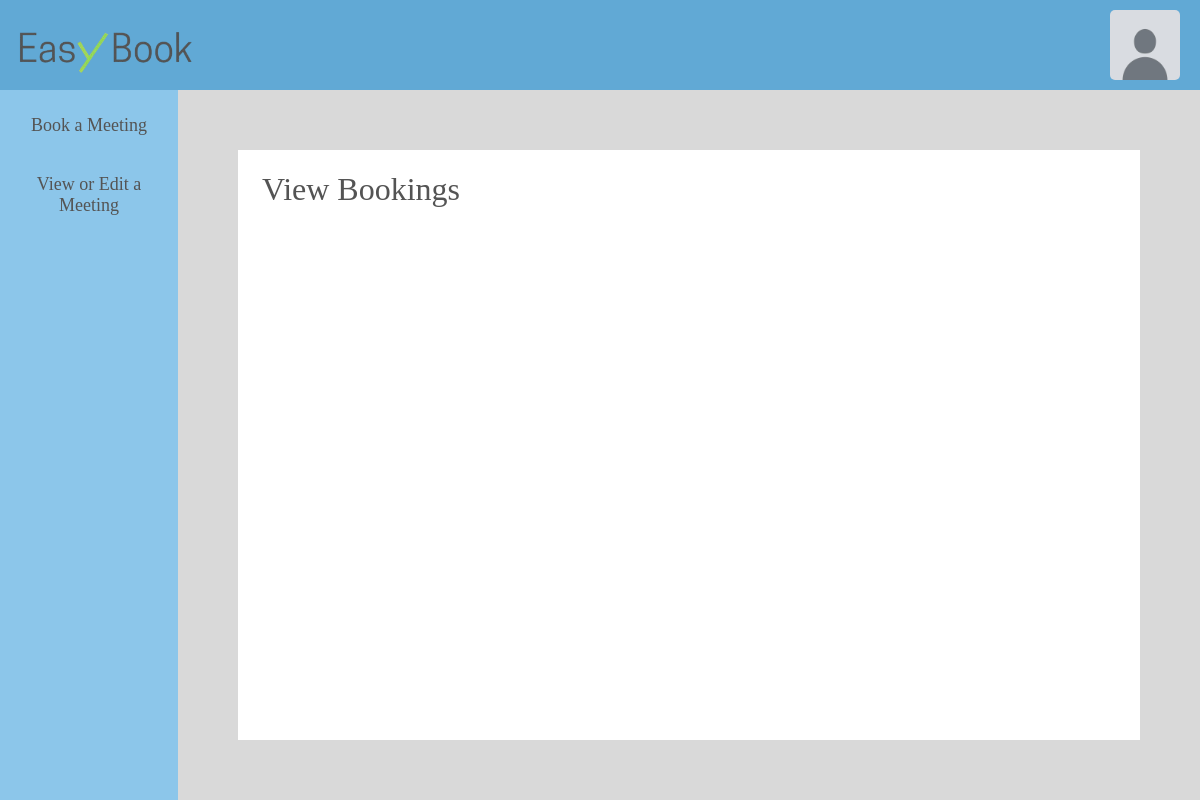
/Public/viewBooking/ (signed in), run on an earlier commit of the app's database.
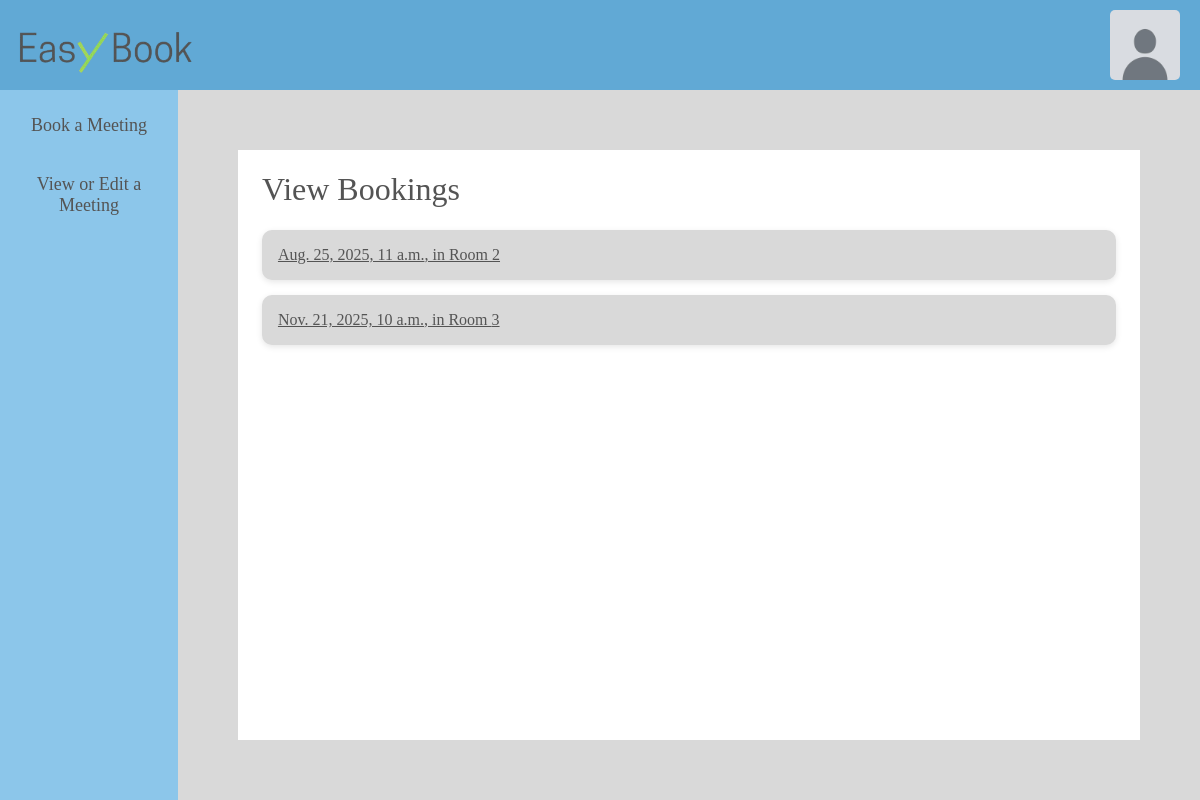
And on a later commit of the database.
### Public/models.py (models this page shows, shortened)
class Meetings(models.Model):
    date = models.DateTimeField("Date and Time")
    room = models.IntegerField("room")
    userID = models.ForeignKey(User, on_delete=models.CASCADE, null=False)

### Public/views.py (the view)
# urls.py: path("viewBooking/", views.viewBooking, name = "viewBooking"),
@login_required
def viewBooking(request):
    bookings = Meetings.objects.filter(userID=request.user).order_by('date')
    return render(request, 'viewBooking.html', {'bookings': bookings})

### Public/templates/viewBooking.html (shortened to what this page needs)
<!DOCTYPE html>
<html>
    <head>
        {% load static %}
        <link rel="stylesheet" href="{% static 'stylesheet.css' %}">
    </head>
    <body>
        <div class="navbarContainerHome">
            <div class="navItemContainer">
                <div class="dropdownContainer">
                    <div class="profileContainer">
                        <img src="{% static 'images/defaultPfp.jpg' %}" class="profileImage">
                    </div>
                </div>
            </div>
            <div class="logoContainer">
                <a href="{% url 'home'%}">
                    <img class="logo" src="{% static 'images/EasyBook.png' %}">
                </a>
            </div>
        </div>
        <div class="pageDisplay">
            <aside>
                <a href="{% url 'book' %}" class="asideButton">Book a Meeting</a>
                <a href="{% url 'viewBooking' %}" class="asideButton">View or Edit a Meeting</a>
            </aside>
            <div class="contentBox">
                <h1>View Bookings</h1>
                    <div class="meetingsBox">
                        {% for booking in bookings %}
                        <div class="meetingCard">
                            <a href="{% url 'editBooking' booking.id %}" class="meetingInstance">{{ booking.date }}, in Room {{ booking.room }}</a>
                        </div>
                        {% endfor %}
                    </div>
            </div>
        </div>
    </body>
</html>

What changed in the data, as far as the page shows it:
added Meetings: date "Aug. 25, 2025, 11 a.m.", room "2"
added Meetings: date "Nov. 21, 2025, 10 a.m.", room "3"
